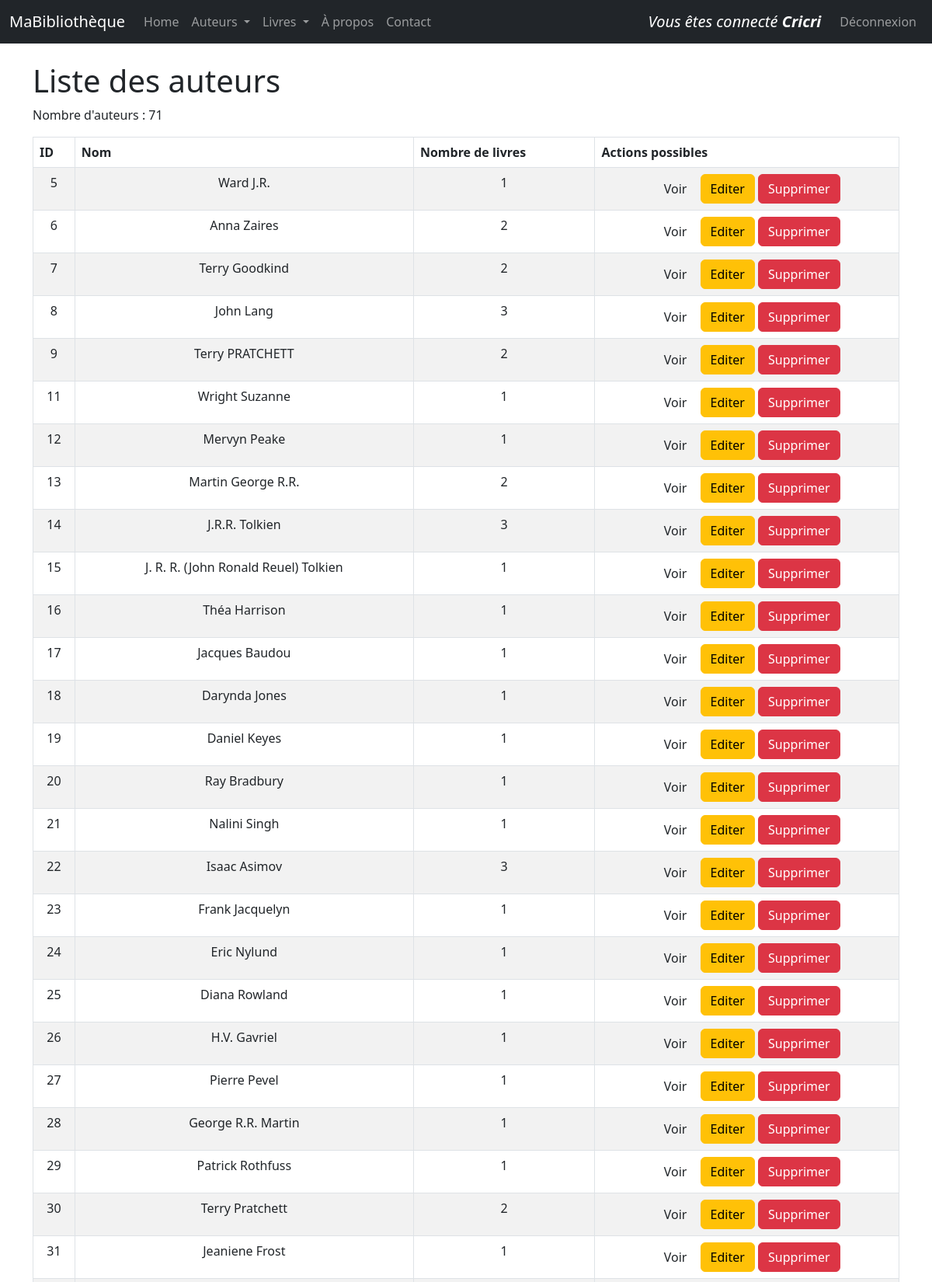
The app's page /auteurs/ (signed in, upper part) with its own data.
### monApp/models.py (models this page shows, shortened)
class User(db.Model, UserMixin):
    Login = db.Column(db.String(50), primary_key=True)
    Password = db.Column(db.String(64))

class Auteur(db.Model):
    idA = db.Column( db.Integer, primary_key=True )
    Nom = db.Column( db.String(100) )

### monApp/views.py (the view)
@app.route("/auteurs/")
def getAuteurs():
    lesAuteurs = Auteur.query.all()
    return render_template('auteurs_list.html', title="R3.01 Dev Web avec Flask", auteurs=lesAuteurs)

### monApp/models.py (called while the page is built)
@login_manager.user_loader
def load_user(username):
    return User.query.get(username)

### monApp/templates/auteurs_list.html (shortened to what this page needs)
{% extends "base.html" %}
{% block main %}
    <h1>Liste des auteurs</h1>
    <p>Nombre d'auteurs : {{ auteurs|length }}</p>
    <table class="table table-striped table-bordered table-hover">
        <thead>
            <tr>
                <th>ID</th>
                <th>Nom</th>
                <th>Nombre de livres</th>
                <th>Actions possibles</th>
            </tr>
        </thead>
        <tbody>
            {% for unAuteur in auteurs %}
                <tr>
                    <td>{{ unAuteur.idA }}</td>
                    <td>{{ unAuteur.Nom }}</td>
                    <td>{{ unAuteur.livres.count() }}</td>
                    <td>
                        <div class="task-controls">
                            <a href="{{ url_for('viewAuteur', idA=unAuteur.idA) }}" class="btn btn-nfo">
                                Voir
                            </a>
                            {% if current_user.is_authenticated %}
                            <a href="{{ url_for('updateAuteur', idA=unAuteur.idA) }}" class="btn btn-warning">
                                Editer
                            </a>
                            <a href="{{ url_for('deleteAuteur', idA=unAuteur.idA) }}" class="btn btn-danger">Supprimer </a>
                            {% endif %}
                        </div>
                    </td>
                </tr>
            {% endfor %}
        </tbody>
    </table>
{% endblock %}

### monApp/templates/base.html (shortened to what this page needs)
<html>
    <head>
    <link rel="stylesheet" href="{{ url_for('static', filename='style.css') }}">
        <link href="https://cdn.jsdelivr.net/npm/bootstrap@5.3.0/dist/css/bootstrap.min.css" rel="stylesheet">
    </head>
    <body>
        {% block navbar %}
        <nav class="navbar navbar-expand-md navbar-dark bg-dark fixed-top">
            <div class="container-fluid">
                <a class="navbar-brand">MaBibliothèque</a>
                <div class="collapse navbar-collapse" id="mainNavbar">
                    <ul class="navbar-nav me-auto mb-2 mb-md-0">
                        <li class="nav-item">
                            <a class="nav-link" href="{{ url_for('index') }}">Home</a>
                        </li>
                        <li class="nav-item dropdown">
                            <a class="nav-link dropdown-toggle" href="#" id="auteursDropdown" role="button" data-bs-toggle="dropdown" aria-expanded="false">
                                Auteurs
                            </a>
                        </li>
                        <li class="nav-item dropdown">
                            <a class="nav-link dropdown-toggle" href="#" id="livresDropdown" role="button" data-bs-toggle="dropdown" aria-expanded="false">
                                Livres
                            </a>
                        </li>
                        <li class="nav-item">
                            <a class="nav-link" href="{{ url_for('about') }}">À propos</a>
                        </li>
                        <li class="nav-item">
                            <a class="nav-link" href="{{ url_for('contact') }}">Contact</a>
                        </li>
                    </ul>
                    <ul class="nav navbar-nav navbar-right">
                        {% if current_user.is_authenticated %}
                       <a class="navbar-brand"><em>Vous êtes connecté <strong>{{ current_user.Login}}</strong></em></a>
                       <li class="nav-item"><a class="nav-link" href="{{ url_for ('logout') }}">Déconnexion</a></li >
                        {% else %}
                       <li class="nav-item"><a class="nav-link" href="{{ url_for ('login') }}">Se connecter</a></li >
                        {% endif %}
                       </ul>
                </div>
            </div>
        </nav>
        {% endblock %}
        {% block content %}
        <main id="main" role="main" class="container">
            {% block main %}{% endblock %}
        </main>
        {% endblock %}
    </body>
</html>

### monApp/static/style.css (style rules this page uses)
#main { margin-top: 5em; }
body { font-family: sans-serif; }
h1 { color : red; }
td, th { padding: 0.5em; text-align: center; border-collapse:initial; border: thin solid black; }

### records on screen
User: Login "Cricri"
Auteur: idA "5", Nom "Ward J.R.", livres.count "1"
Auteur: idA "6", Nom "Anna Zaires", livres.count "2"
Auteur: idA "7", Nom "Terry Goodkind", livres.count "2"
Auteur: idA "8", Nom "John Lang", livres.count "3"
Auteur: idA "9", Nom "Terry PRATCHETT", livres.count "2"
Auteur: idA "11", Nom "Wright Suzanne", livres.count "1"
Auteur: idA "12", Nom "Mervyn Peake", livres.count "1"
Auteur: idA "13", Nom "Martin George R.R.", livres.count "2"
Auteur: idA "14", Nom "J.R.R. Tolkien", livres.count "3"
Auteur: idA "15", Nom "J. R. R. (John Ronald Reuel) Tolkien", livres.count "1"
Auteur: idA "16", Nom "Théa Harrison", livres.count "1"
Auteur: idA "17", Nom "Jacques Baudou", livres.count "1"
Auteur: idA "18", Nom "Darynda Jones", livres.count "1"
Auteur: idA "19", Nom "Daniel Keyes", livres.count "1"
Auteur: idA "20", Nom "Ray Bradbury", livres.count "1"
Auteur: idA "21", Nom "Nalini Singh", livres.count "1"
Auteur: idA "22", Nom "Isaac Asimov", livres.count "3"
Auteur: idA "23", Nom "Frank Jacquelyn", livres.count "1"
Auteur: idA "24", Nom "Eric Nylund", livres.count "1"
Auteur: idA "25", Nom "Diana Rowland", livres.count "1"
Auteur: idA "26", Nom "H.V. Gavriel", livres.count "1"
Auteur: idA "27", Nom "Pierre Pevel", livres.count "1"
Auteur: idA "28", Nom "George R.R. Martin", livres.count "1"
Auteur: idA "29", Nom "Patrick Rothfuss", livres.count "1"
Auteur: idA "30", Nom "Terry Pratchett", livres.count "2"
Auteur: idA "31", Nom "Jeaniene Frost", livres.count "1"

### other values on screen
{{ auteurs|length }} "71"
